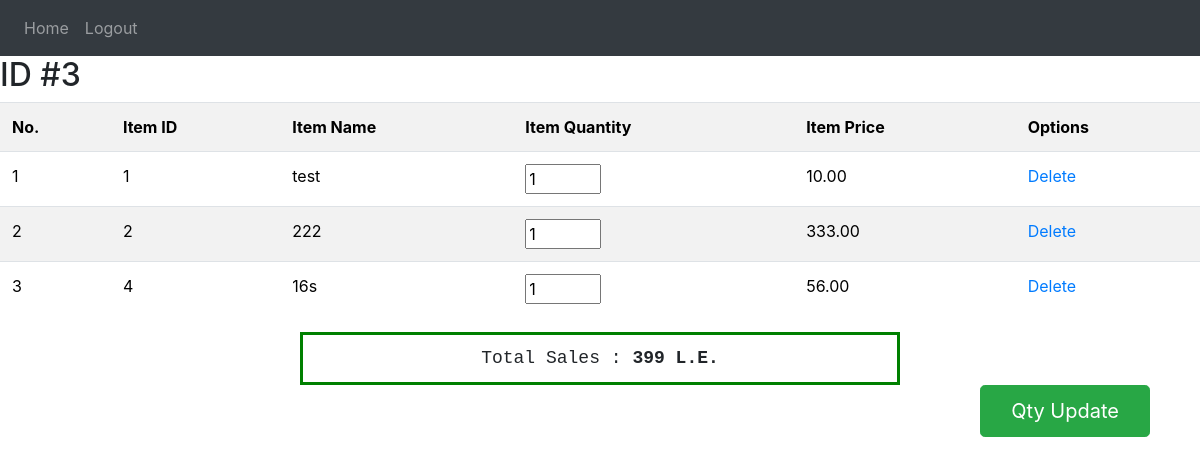
Screenshot of /view.php?id=3 with the database file from the repository.
### tables this page shows
CREATE TABLE `receiptitems` (
  `ID` int(11) NOT NULL,
  `itemID` int(11) NOT NULL,
  `itemName` varchar(30) NOT NULL,
  `itemQty` int(11) NOT NULL,
  `itemPrice` double(6,2) NOT NULL,
  `ReceiptID` int(11) NOT NULL
);

### database/database.php (called while the page is built, shortened)
<?php
class database {
    private $RDBMType = DB_TYPE;
    private $username = DB_USER;
    private $password = DB_PASS;
    private $dbhost = DB_HOST;
    function __construct() {
     $this->pdo = new PDO($this->RDBMType . ":host=" . $this->dbhost . ";dbname=" .
    "cart", $this->username,
   	$this->password,array(PDO::MYSQL_ATTR_INIT_COMMAND => "SET NAMES UTF8"));
     }
      	public function getRows($query, $params=array()){
      	        $stmt = $this->pdo->prepare($query);
                $stmt->execute($params);
                return $stmt->fetchAll();
            }
}
$db = new database;
?>

### view.php (the view, shortened to what this page needs)
<?php
include('database/database.php');
  if(isset($_GET['id'])){
    $id=$_GET['id'];
  }
 ?>
<!DOCTYPE HTML PUBLIC "-//W3C//DTD HTML 4.01 Transitional//EN"
   "http://www.w3.org/TR/html4/loose.dtd">
<html>
<head>
  <link rel="stylesheet" href="https://stackpath.bootstrapcdn.com/bootstrap/4.1.0/css/bootstrap.min.css">
</head>
<body>
 <nav class="navbar navbar-expand-sm bg-dark navbar-dark">
  <ul class="navbar-nav">
    <li class="nav-item" >
      <a class="nav-link" href="index.php">Home</a>
    </li>
    <li class="nav-item">
      <a class="nav-link" href="logout.php">Logout</a>
    </li>
  </ul>
</nav>
   <h2>ID #<?php echo $id ?></h2>
 <table class="table table-striped"  cellspacing="2px" cellpadding="0px" id="tb" style="color:#000000;" >
     <th>No.</th>
     <th>Item ID</th>
     <th>Item Name</th>
     <th>Item Quantity</th>
     <th>Item Price</th>
     <th>Options</th>
 <?php
    $query="SELECT * FROM receiptitems WHERE ReceiptID=".$id.";";
      $result=$db->getRows($query,array());
      $total=0;
      $count=1;
      echo "<form>"  ;
      foreach($result as $key=>$value){
       echo"<tr>";
       echo"<td>$count</td>";
       echo"<td>".$result[$key]['itemID']."</td>";
       echo"<td>".$result[$key]['itemName']."</td>";
       echo"<td><input type='number' min='1' max='".$result[$key]['itemQty']."' value='".$result[$key]['itemQty']."' name='itm_$count'/></td>";
       echo"<td>".$result[$key]['itemPrice']."</td>";
       $qty=$result[$key]['itemQty'];
       $itemID=$result[$key]['itemID'];
       $total+=(double)$result[$key]['itemPrice']*(int)$result[$key]['itemQty'];
       echo"<td><a href='DeleteFromReceipt.php?receiptID=$id&itemID=$itemID&itemQty=$qty'>Delete</a>
       </td>";
       echo"</tr>";
       $count++;
      }
     ?>
</table>
      <?php echo
    "<pre style='font-size:18px;
    margin: auto;
    width: 50%;
    border: 3px solid green;
    padding: 10px;text-align:center;'>Total Sales : <b>".$total." L.E.</b></pre>";
      echo "<input type='submit' value='Qty Update' name='qtyUpdate' id='btnSubmit' class='btn btn-success btn-lg' style='float:right; margin-right:50px; padding:10px 30px ;'>";
    ?>
</body>
</html>

### rows the page displays
receiptitems: itemID "1", itemName "test", itemQty "1", itemPrice "10.00"
receiptitems: itemID "2", itemName "222", itemQty "1", itemPrice "333.00"
receiptitems: itemID "4", itemName "16s", itemQty "1", itemPrice "56.00"

### other values shown
$id "3"
$total "399"
